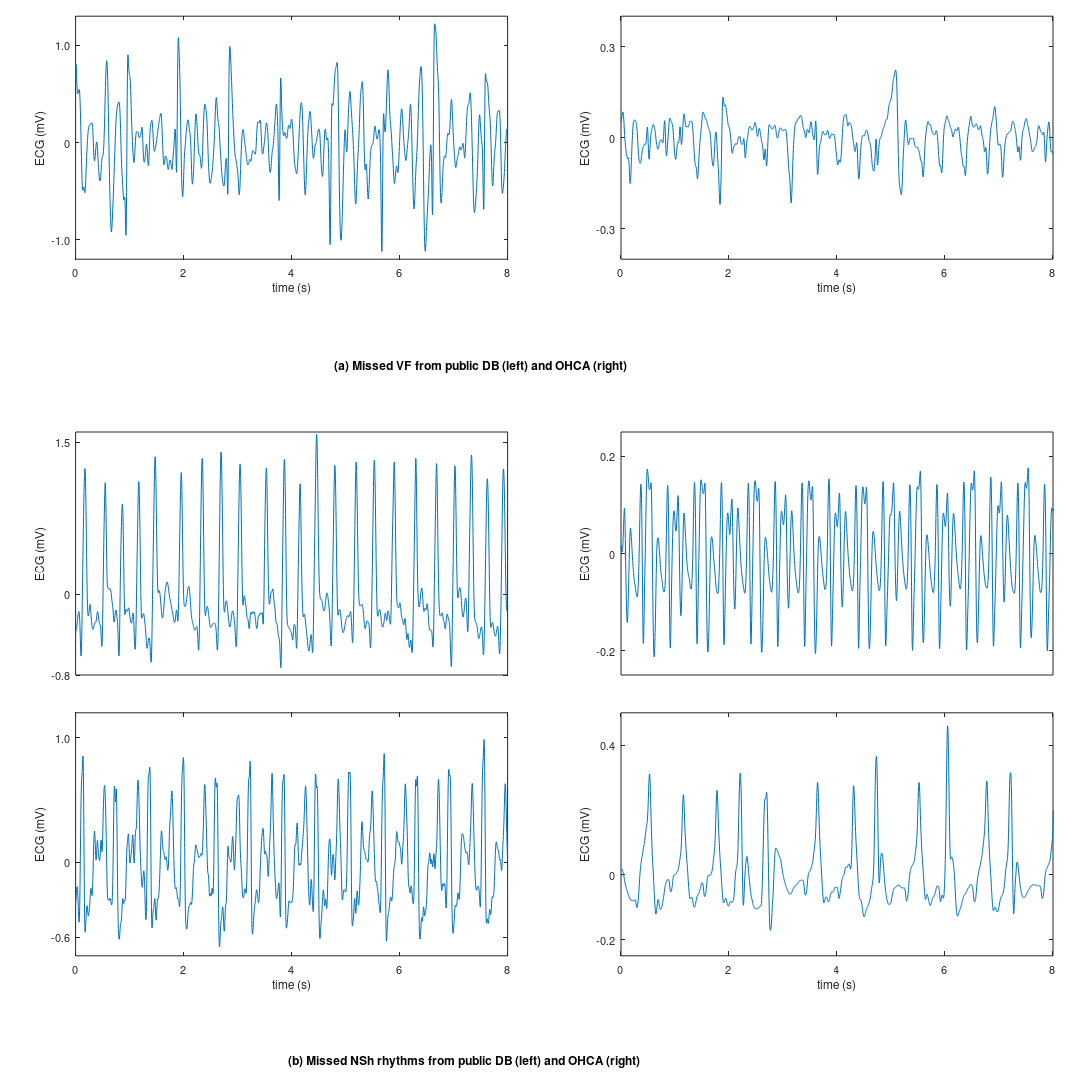

Source code (MATLAB):
function figure4

%%% Load misclassified examples
load('./data for figures/examples_public');
load('./data for figures/examples_OHCA');
%load examples_public.mat
%load examples_OHCA
fs = 250;
t  = (0:size(ECGs,2)-1)/fs;



%%%% STEP 2 : plot data
pos = [-1843 259 700 400];
close all; figure(1);set(gcf, 'Position', pos, 'PaperPosition',pos);

%%%% PLOT VF public
s_ecg=ECGs(1,:);
subplot('Position', [0.07 0.76 0.4 0.225]);
plot(t, s_ecg); 
set(gca, 'XTick', 0:2:8, 'XLim', [0 8], 'YTick', -1:1:1, 'YTickLabel', {'-1.0', '0', '1.0'}, 'YLim', [-1.2 1.3], 'Fontsize', 11);
ylabel('ECG (mV)');xlabel('time (s)');

%%%% PLOT VF ohca
pos   = strmatch('VF_153', {data.name},'exact'); 
s_ecg = data(pos).ecg;
t = (0:length(s_ecg)-1)/fs;
subplot('Position', [0.575 0.76 0.4 0.225]);
plot(t, s_ecg); 
set(gca, 'XTick', 0:2:8, 'XLim', [0 8], 'YTick', -0.3:0.3:0.3, 'YTickLabel', {'-0.3', '0', '0.3'}, 'YLim', [-0.4 0.4], 'Fontsize', 11);
ylabel('ECG (mV)');xlabel('time (s)');

text(-5.3, -0.75, '(a) Missed VF from public DB (left) and OHCA (right)', 'Fontsize', 12,'Fontweight','bold');

%%%% PLOT NSh public
s_ecg=ECGs(2,:);
t  = (0:size(ECGs,2)-1)/fs;
subplot('Position', [0.07 0.375 0.4 0.225]);
plot(t, s_ecg); 
set(gca, 'XTick', [], 'XLim', [0 8], 'YTick', [-0.8 0 1.5], 'YTickLabel', {'-0.8', '0', '1.5'}, 'YLim', [-.8 1.6], 'Fontsize', 11);
ylabel('ECG (mV)');%xlabel('time (s)');
%%%% PLOT NSh public
s_ecg=ECGs(3,:);
subplot('Position', [0.07 0.115 0.4 0.225]);
plot(t, s_ecg); 
set(gca, 'XTick', 0:2:8, 'XLim', [0 8], 'YTick', [-0.6 0 1], 'YTickLabel', {'-0.6', '0', '1.0'}, 'YLim', [-.75 1.2], 'Fontsize', 11);
ylabel('ECG (mV)');xlabel('time (s)');


%%%% PLOT NSh ohca
pos   = strmatch('PE_40', {data.name},'exact'); 
s_ecg = data(pos).ecg;
t = (0:length(s_ecg)-1)/fs;
subplot('Position', [0.575 0.375 0.4 0.225]);
plot(t, s_ecg); 
set(gca, 'XTick', [], 'XLim', [0 8], 'YTick', [-0.2 0 .2], 'YTickLabel', {'-0.2', '0', '0.2'}, 'YLim', [-.25 .25], 'Fontsize', 11);
ylabel('ECG (mV)');%xlabel('time (s)');

%%%% PLOT NSh ohca
pos   = strmatch('PE_133', {data.name},'exact'); 
s_ecg = data(pos).ecg;
subplot('Position', [0.575 0.115 0.4 0.225]);
plot(t, s_ecg); 
set(gca, 'XTick', 0:2:8, 'XLim', [0 8], 'YTick', [-0.2 0 0.4], 'YTickLabel', {'-0.2', '0', '0.4'}, 'YLim', [-.25 0.5], 'Fontsize', 11);
ylabel('ECG (mV)');xlabel('time (s)');


set(gcf,'PaperPositionMode','manual');
set(gcf,'PaperUnits','inches');
set(gcf,'PaperPosition', [1 1 15 15]);

text(-6.15, -0.575, '(b) Missed NSh rhythms from public DB (left) and OHCA (right)', 'Fontsize', 12,'Fontweight','bold');